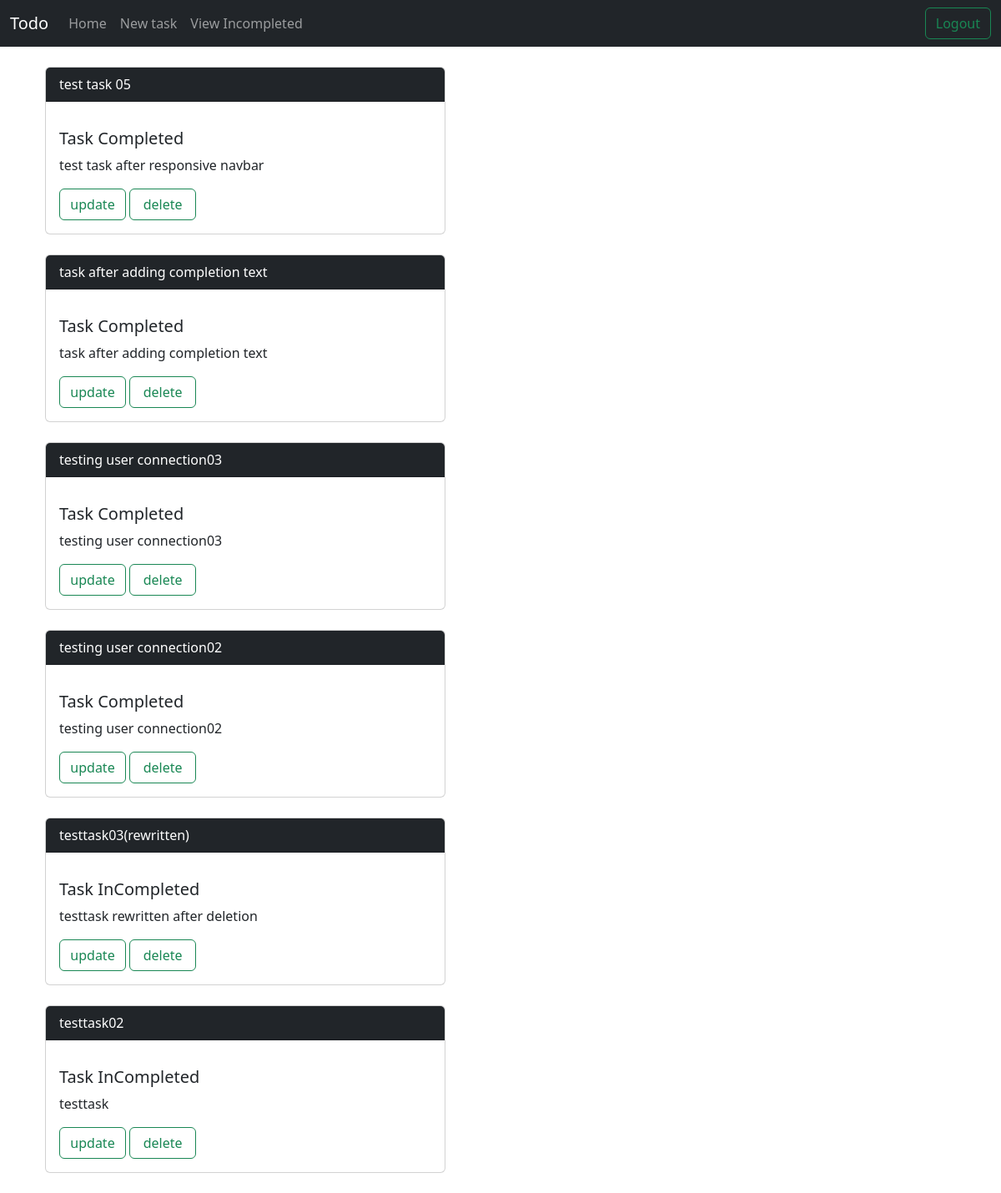
Page / (signed in) on the committed database.
### user/models.py (models this page shows, shortened)
class Task(models.Model):
  user = models.ForeignKey(User,on_delete=models.CASCADE)
  title = models.CharField(max_length=100)
  description = models.CharField(max_length=100)
  completed = models.BooleanField(default=False)
  created_at = models.DateTimeField(auto_now_add=True)
  updated_at = models.DateTimeField(auto_now= True)

### user/views.py (the view)
# urls.py: 2. Add a URL to urlpatterns:  path('', views.home, name='home')
@login_required(login_url='login')
def home(request):
  user = request.user
  tasks = user.task_set.all().order_by('-created_at')
  tasks_incompleted = user.task_set.filter(completed=False)
  return render(request,'home.html', {'user':user, 'tasks':tasks, 'tasks_incompleted':tasks_incompleted})

### templates/home.html
{% extends 'base.html' %}
{% block content %}
  {% if user.is_authenticated %}
    {% if tasks %}
      {% for task in tasks %}
        <div class="container">
          <div class="card"  style="max-width:30rem;" >
            <div class="card-header text-bg-dark mb-3" style="color: white;">
              {{task.title}}
            </div>
            <div class="card-body">
              {% if task.completed %}
                <h5 class="card-title">Task Completed</h5>
              {% else %}
                <h5 class="card-title">Task InCompleted</h5>
              {% endif %}
              <p class="card-text">{{task.description}}</p>
              <a href="{% url "update_task" task.id %}" class="btn btn-outline-success" style="width:5em;">update</a>
              <a href="{% url "delete_task" task.id %}" class="btn btn-outline-success" style="width:5em;">delete</a>
            </div>
          </div></br>
        </div>
      {% endfor %}
    {% else %}
      <h2>Added Task Will Be Shown Here</h2>
    {% endif %}
  {% else %}
    <h1>please login to add new task</h1>
  {% endif %}
{% endblock %}

### rows in the picture
Task: title "test task 05", completed "Task Completed", description "test task after responsive navbar"
Task: title "task after adding completion text", completed "Task Completed", description "task after adding completion text"
Task: title "testing user connection03", completed "Task Completed", description "testing user connection03"
Task: title "testing user connection02", completed "Task Completed", description "testing user connection02"
Task: title "testtask03(rewritten)", completed "Task InCompleted", description "testtask rewritten after deletion"
Task: title "testtask02", completed "Task InCompleted", description "testtask"
